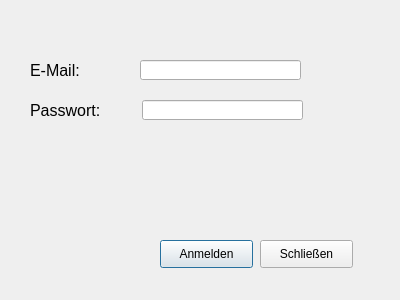
<?xml version="1.0" encoding="UTF-8"?>
<ui version="4.0">
 <class>LoginView</class>
 <widget class="QDialog" name="LoginView">
  <property name="geometry">
   <rect>
    <x>0</x>
    <y>0</y>
    <width>400</width>
    <height>300</height>
   </rect>
  </property>
  <property name="windowTitle">
   <string>Dialog</string>
  </property>
  <widget class="QLineEdit" name="username_field">
   <property name="geometry">
    <rect>
     <x>140</x>
     <y>60</y>
     <width>161</width>
     <height>20</height>
    </rect>
   </property>
  </widget>
  <widget class="QLineEdit" name="password_field">
   <property name="geometry">
    <rect>
     <x>142</x>
     <y>100</y>
     <width>161</width>
     <height>20</height>
    </rect>
   </property>
  </widget>
  <widget class="QLabel" name="username_label">
   <property name="geometry">
    <rect>
     <x>30</x>
     <y>60</y>
     <width>71</width>
     <height>21</height>
    </rect>
   </property>
   <property name="font">
    <font>
     <pointsize>12</pointsize>
    </font>
   </property>
   <property name="text">
    <string>E-Mail:</string>
   </property>
  </widget>
  <widget class="QLabel" name="password_label">
   <property name="geometry">
    <rect>
     <x>30</x>
     <y>100</y>
     <width>91</width>
     <height>21</height>
    </rect>
   </property>
   <property name="font">
    <font>
     <pointsize>12</pointsize>
    </font>
   </property>
   <property name="text">
    <string>Passwort:</string>
   </property>
  </widget>
  <widget class="QPushButton" name="login_button">
   <property name="geometry">
    <rect>
     <x>160</x>
     <y>240</y>
     <width>93</width>
     <height>28</height>
    </rect>
   </property>
   <property name="text">
    <string>Anmelden</string>
   </property>
  </widget>
  <widget class="QPushButton" name="exit_button">
   <property name="geometry">
    <rect>
     <x>260</x>
     <y>240</y>
     <width>93</width>
     <height>28</height>
    </rect>
   </property>
   <property name="text">
    <string>Schließen</string>
   </property>
  </widget>
 </widget>
 <resources/>
 <connections/>
</ui>
